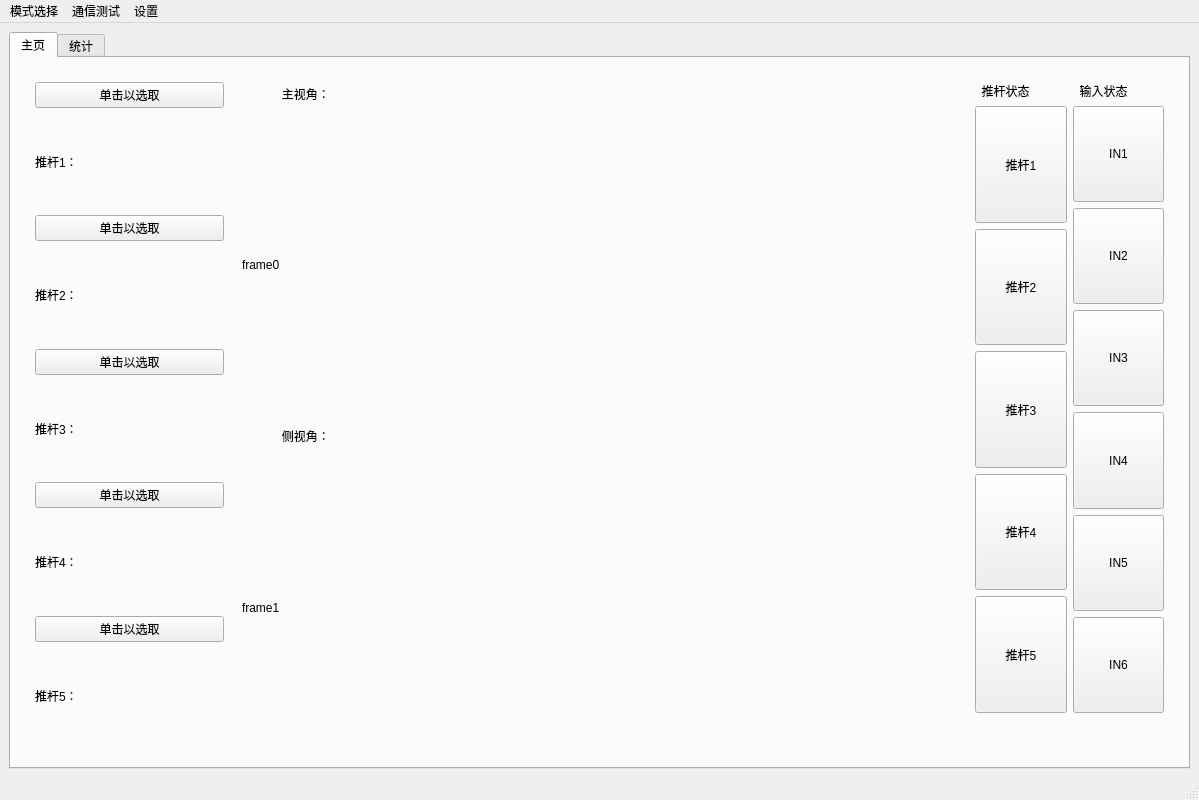
<?xml version="1.0" encoding="UTF-8"?>
<ui version="4.0">
 <class>MainWindow</class>
 <widget class="QMainWindow" name="MainWindow">
  <property name="geometry">
   <rect>
    <x>0</x>
    <y>0</y>
    <width>1199</width>
    <height>800</height>
   </rect>
  </property>
  <property name="sizePolicy">
   <sizepolicy hsizetype="Fixed" vsizetype="Fixed">
    <horstretch>0</horstretch>
    <verstretch>0</verstretch>
   </sizepolicy>
  </property>
  <property name="windowTitle">
   <string>智能分选系统</string>
  </property>
  <widget class="QWidget" name="centralwidget">
   <layout class="QGridLayout" name="gridLayout" rowstretch="1">
    <item row="0" column="0">
     <widget class="QTabWidget" name="tabWidget">
      <property name="sizePolicy">
       <sizepolicy hsizetype="Expanding" vsizetype="Expanding">
        <horstretch>0</horstretch>
        <verstretch>0</verstretch>
       </sizepolicy>
      </property>
      <property name="toolTip">
       <string>&lt;html&gt;&lt;head/&gt;&lt;body&gt;&lt;p&gt;显示相机图片&lt;/p&gt;&lt;p&gt;&lt;br/&gt;&lt;/p&gt;&lt;/body&gt;&lt;/html&gt;</string>
      </property>
      <property name="currentIndex">
       <number>0</number>
      </property>
      <widget class="QWidget" name="main">
       <attribute name="title">
        <string>主页</string>
       </attribute>
       <layout class="QGridLayout" name="gridLayout_3" rowstretch="0,0,0,0,0,0" columnstretch="3,10,0,3">
        <property name="leftMargin">
         <number>12</number>
        </property>
        <property name="topMargin">
         <number>12</number>
        </property>
        <property name="rightMargin">
         <number>12</number>
        </property>
        <property name="bottomMargin">
         <number>12</number>
        </property>
        <item row="0" column="1" rowspan="5" colspan="2">
         <layout class="QVBoxLayout" name="verticalLayout_5" stretch="1,6,1,6">
          <item>
           <widget class="QLabel" name="label">
            <property name="text">
             <string>            主视角：</string>
            </property>
           </widget>
          </item>
          <item>
           <widget class="QLabel" name="label_2">
            <property name="text">
             <string>frame0</string>
            </property>
           </widget>
          </item>
          <item>
           <widget class="QLabel" name="label_3">
            <property name="text">
             <string>            侧视角：</string>
            </property>
           </widget>
          </item>
          <item>
           <widget class="QLabel" name="label_4">
            <property name="text">
             <string>frame1</string>
            </property>
           </widget>
          </item>
         </layout>
        </item>
        <item row="0" column="3">
         <layout class="QVBoxLayout" name="verticalLayout_6">
          <property name="leftMargin">
           <number>12</number>
          </property>
          <property name="topMargin">
           <number>12</number>
          </property>
          <property name="rightMargin">
           <number>12</number>
          </property>
          <property name="bottomMargin">
           <number>12</number>
          </property>
          <item>
           <layout class="QHBoxLayout" name="horizontalLayout_4">
            <item>
             <widget class="QLabel" name="label_10">
              <property name="sizePolicy">
               <sizepolicy hsizetype="Preferred" vsizetype="Maximum">
                <horstretch>0</horstretch>
                <verstretch>0</verstretch>
               </sizepolicy>
              </property>
              <property name="text">
               <string>  推杆状态</string>
              </property>
             </widget>
            </item>
            <item>
             <widget class="QLabel" name="label_11">
              <property name="text">
               <string>  输入状态</string>
              </property>
             </widget>
            </item>
           </layout>
          </item>
          <item>
           <layout class="QHBoxLayout" name="horizontalLayout_2">
            <item>
             <layout class="QVBoxLayout" name="verticalLayout">
              <item>
               <widget class="QPushButton" name="pushButton_6">
                <property name="sizePolicy">
                 <sizepolicy hsizetype="Minimum" vsizetype="Expanding">
                  <horstretch>0</horstretch>
                  <verstretch>0</verstretch>
                 </sizepolicy>
                </property>
                <property name="text">
                 <string>推杆1</string>
                </property>
               </widget>
              </item>
              <item>
               <widget class="QPushButton" name="pushButton_7">
                <property name="sizePolicy">
                 <sizepolicy hsizetype="Minimum" vsizetype="Expanding">
                  <horstretch>0</horstretch>
                  <verstretch>0</verstretch>
                 </sizepolicy>
                </property>
                <property name="text">
                 <string>推杆2</string>
                </property>
               </widget>
              </item>
              <item>
               <widget class="QPushButton" name="pushButton_8">
                <property name="sizePolicy">
                 <sizepolicy hsizetype="Minimum" vsizetype="Expanding">
                  <horstretch>0</horstretch>
                  <verstretch>0</verstretch>
                 </sizepolicy>
                </property>
                <property name="text">
                 <string>推杆3</string>
                </property>
               </widget>
              </item>
              <item>
               <widget class="QPushButton" name="pushButton_9">
                <property name="sizePolicy">
                 <sizepolicy hsizetype="Minimum" vsizetype="Expanding">
                  <horstretch>0</horstretch>
                  <verstretch>0</verstretch>
                 </sizepolicy>
                </property>
                <property name="text">
                 <string>推杆4</string>
                </property>
               </widget>
              </item>
              <item>
               <widget class="QPushButton" name="pushButton_10">
                <property name="sizePolicy">
                 <sizepolicy hsizetype="Minimum" vsizetype="Expanding">
                  <horstretch>0</horstretch>
                  <verstretch>0</verstretch>
                 </sizepolicy>
                </property>
                <property name="text">
                 <string>推杆5</string>
                </property>
               </widget>
              </item>
             </layout>
            </item>
            <item>
             <layout class="QVBoxLayout" name="verticalLayout_3">
              <item>
               <widget class="QPushButton" name="pushButton_11">
                <property name="sizePolicy">
                 <sizepolicy hsizetype="Minimum" vsizetype="Expanding">
                  <horstretch>0</horstretch>
                  <verstretch>0</verstretch>
                 </sizepolicy>
                </property>
                <property name="text">
                 <string>IN1</string>
                </property>
               </widget>
              </item>
              <item>
               <widget class="QPushButton" name="pushButton_12">
                <property name="sizePolicy">
                 <sizepolicy hsizetype="Minimum" vsizetype="Expanding">
                  <horstretch>0</horstretch>
                  <verstretch>0</verstretch>
                 </sizepolicy>
                </property>
                <property name="text">
                 <string>IN2</string>
                </property>
               </widget>
              </item>
              <item>
               <widget class="QPushButton" name="pushButton_13">
                <property name="sizePolicy">
                 <sizepolicy hsizetype="Minimum" vsizetype="Expanding">
                  <horstretch>0</horstretch>
                  <verstretch>0</verstretch>
                 </sizepolicy>
                </property>
                <property name="text">
                 <string>IN3</string>
                </property>
               </widget>
              </item>
              <item>
               <widget class="QPushButton" name="pushButton_14">
                <property name="sizePolicy">
                 <sizepolicy hsizetype="Minimum" vsizetype="Expanding">
                  <horstretch>0</horstretch>
                  <verstretch>0</verstretch>
                 </sizepolicy>
                </property>
                <property name="text">
                 <string>IN4</string>
                </property>
               </widget>
              </item>
              <item>
               <widget class="QPushButton" name="pushButton_15">
                <property name="sizePolicy">
                 <sizepolicy hsizetype="Minimum" vsizetype="Expanding">
                  <horstretch>0</horstretch>
                  <verstretch>0</verstretch>
                 </sizepolicy>
                </property>
                <property name="text">
                 <string>IN5</string>
                </property>
               </widget>
              </item>
              <item>
               <widget class="QPushButton" name="pushButton_16">
                <property name="sizePolicy">
                 <sizepolicy hsizetype="Minimum" vsizetype="Expanding">
                  <horstretch>0</horstretch>
                  <verstretch>0</verstretch>
                 </sizepolicy>
                </property>
                <property name="text">
                 <string>IN6</string>
                </property>
               </widget>
              </item>
             </layout>
            </item>
           </layout>
          </item>
         </layout>
        </item>
        <item row="0" column="0" rowspan="6">
         <layout class="QVBoxLayout" name="verticalLayout_2">
          <property name="leftMargin">
           <number>12</number>
          </property>
          <property name="topMargin">
           <number>12</number>
          </property>
          <property name="rightMargin">
           <number>12</number>
          </property>
          <property name="bottomMargin">
           <number>12</number>
          </property>
          <item>
           <widget class="QPushButton" name="pushButton">
            <property name="text">
             <string>单击以选取</string>
            </property>
           </widget>
          </item>
          <item>
           <widget class="QLabel" name="label_5">
            <property name="text">
             <string>推杆1：</string>
            </property>
           </widget>
          </item>
          <item>
           <widget class="QPushButton" name="pushButton_2">
            <property name="text">
             <string>单击以选取</string>
            </property>
           </widget>
          </item>
          <item>
           <widget class="QLabel" name="label_6">
            <property name="text">
             <string>推杆2：</string>
            </property>
           </widget>
          </item>
          <item>
           <widget class="QPushButton" name="pushButton_3">
            <property name="text">
             <string>单击以选取</string>
            </property>
           </widget>
          </item>
          <item>
           <widget class="QLabel" name="label_7">
            <property name="text">
             <string>推杆3：</string>
            </property>
           </widget>
          </item>
          <item>
           <widget class="QPushButton" name="pushButton_4">
            <property name="text">
             <string>单击以选取</string>
            </property>
           </widget>
          </item>
          <item>
           <widget class="QLabel" name="label_8">
            <property name="text">
             <string>推杆4：</string>
            </property>
           </widget>
          </item>
          <item>
           <widget class="QPushButton" name="pushButton_5">
            <property name="text">
             <string>单击以选取</string>
            </property>
           </widget>
          </item>
          <item>
           <widget class="QLabel" name="label_9">
            <property name="text">
             <string>推杆5：</string>
            </property>
           </widget>
          </item>
         </layout>
        </item>
       </layout>
      </widget>
      <widget class="QWidget" name="count">
       <attribute name="title">
        <string>统计</string>
       </attribute>
       <widget class="QCalendarWidget" name="calendarWidget">
        <property name="geometry">
         <rect>
          <x>40</x>
          <y>40</y>
          <width>248</width>
          <height>197</height>
         </rect>
        </property>
       </widget>
       <widget class="QTableWidget" name="tableWidget">
        <property name="geometry">
         <rect>
          <x>320</x>
          <y>30</y>
          <width>791</width>
          <height>641</height>
         </rect>
        </property>
        <row>
         <property name="text">
          <string>新建行</string>
         </property>
        </row>
        <row>
         <property name="text">
          <string>新建行</string>
         </property>
        </row>
        <row>
         <property name="text">
          <string>新建行</string>
         </property>
        </row>
        <column>
         <property name="text">
          <string>新建列</string>
         </property>
        </column>
        <column>
         <property name="text">
          <string>新建列</string>
         </property>
        </column>
        <column>
         <property name="text">
          <string>新建列</string>
         </property>
        </column>
       </widget>
       <widget class="QDateEdit" name="dateEdit">
        <property name="geometry">
         <rect>
          <x>60</x>
          <y>350</y>
          <width>110</width>
          <height>22</height>
         </rect>
        </property>
       </widget>
       <widget class="QDateEdit" name="dateEdit_2">
        <property name="geometry">
         <rect>
          <x>60</x>
          <y>390</y>
          <width>110</width>
          <height>22</height>
         </rect>
        </property>
       </widget>
      </widget>
     </widget>
    </item>
   </layout>
  </widget>
  <widget class="QStatusBar" name="statusbar"/>
  <widget class="QMenuBar" name="menuBar">
   <property name="geometry">
    <rect>
     <x>0</x>
     <y>0</y>
     <width>1199</width>
     <height>23</height>
    </rect>
   </property>
   <widget class="QMenu" name="menu">
    <property name="title">
     <string>模式选择</string>
    </property>
    <widget class="QMenu" name="menu_3">
     <property name="title">
      <string>形状</string>
     </property>
     <addaction name="actionyolo"/>
     <addaction name="actionclip_2"/>
    </widget>
    <addaction name="menu_3"/>
    <addaction name="action"/>
    <addaction name="action_2"/>
   </widget>
   <widget class="QMenu" name="menu_2">
    <property name="title">
     <string>通信测试</string>
    </property>
    <addaction name="actionpcie"/>
    <addaction name="actionserial"/>
    <addaction name="actioncamera_1"/>
    <addaction name="actioncamera_2"/>
   </widget>
   <widget class="QMenu" name="menu_4">
    <property name="title">
     <string>设置</string>
    </property>
    <addaction name="action_3"/>
   </widget>
   <addaction name="menu"/>
   <addaction name="menu_2"/>
   <addaction name="menu_4"/>
  </widget>
  <action name="action">
   <property name="text">
    <string>颜色</string>
   </property>
  </action>
  <action name="action_2">
   <property name="text">
    <string>高光谱</string>
   </property>
  </action>
  <action name="actionyolo">
   <property name="text">
    <string>yolo</string>
   </property>
  </action>
  <action name="actionclip_2">
   <property name="text">
    <string>clip</string>
   </property>
  </action>
  <action name="actionpcie">
   <property name="text">
    <string>pcie</string>
   </property>
  </action>
  <action name="actionserial">
   <property name="text">
    <string>serial</string>
   </property>
  </action>
  <action name="action_3">
   <property name="text">
    <string>自定义颜色</string>
   </property>
  </action>
  <action name="actioncamera_1">
   <property name="text">
    <string>camera_1</string>
   </property>
  </action>
  <action name="actioncamera_2">
   <property name="text">
    <string>camera_2</string>
   </property>
  </action>
 </widget>
 <resources/>
 <connections/>
</ui>
